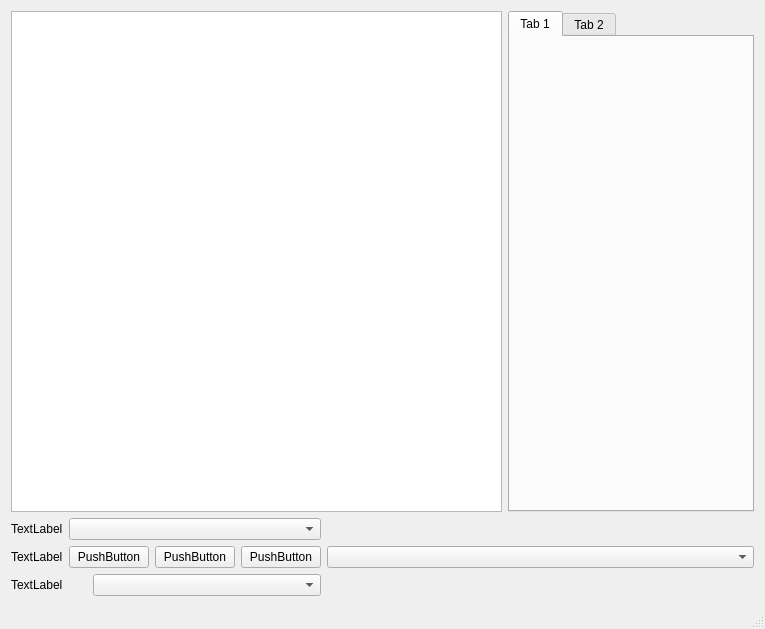
<?xml version="1.0" encoding="UTF-8"?>
<ui version="4.0">
 <class>MainWindow</class>
 <widget class="QMainWindow" name="MainWindow">
  <property name="geometry">
   <rect>
    <x>0</x>
    <y>0</y>
    <width>765</width>
    <height>629</height>
   </rect>
  </property>
  <property name="windowTitle">
   <string>MainWindow</string>
  </property>
  <widget class="QWidget" name="centralWidget">
   <layout class="QVBoxLayout" name="verticalLayout_2" stretch="6,1">
    <item>
     <layout class="QHBoxLayout" name="horizontalLayout" stretch="2,1">
      <item>
       <widget class="QTextEdit" name="textEdit">
        <property name="html">
         <string>&lt;!DOCTYPE HTML PUBLIC &quot;-//W3C//DTD HTML 4.0//EN&quot; &quot;http://www.w3.org/TR/REC-html40/strict.dtd&quot;&gt;
&lt;html&gt;&lt;head&gt;&lt;meta name=&quot;qrichtext&quot; content=&quot;1&quot; /&gt;&lt;style type=&quot;text/css&quot;&gt;
p, li { white-space: pre-wrap; }
&lt;/style&gt;&lt;/head&gt;&lt;body style=&quot; font-family:'SimSun'; font-size:9pt; font-weight:400; font-style:normal;&quot;&gt;
&lt;p style=&quot;-qt-paragraph-type:empty; margin-top:0px; margin-bottom:0px; margin-left:0px; margin-right:0px; -qt-block-indent:0; text-indent:0px;&quot;&gt;&lt;br /&gt;&lt;/p&gt;&lt;/body&gt;&lt;/html&gt;</string>
        </property>
       </widget>
      </item>
      <item>
       <widget class="QTabWidget" name="tabWidget">
        <property name="currentIndex">
         <number>0</number>
        </property>
        <widget class="QWidget" name="tab">
         <attribute name="title">
          <string>Tab 1</string>
         </attribute>
        </widget>
        <widget class="QWidget" name="tab_2">
         <attribute name="title">
          <string>Tab 2</string>
         </attribute>
        </widget>
       </widget>
      </item>
     </layout>
    </item>
    <item>
     <layout class="QHBoxLayout" name="horizontalLayout_2" stretch="1,8">
      <item>
       <layout class="QVBoxLayout" name="verticalLayout">
        <item>
         <layout class="QHBoxLayout" name="horizontalLayout_4" stretch="1,5">
          <item>
           <widget class="QLabel" name="label">
            <property name="text">
             <string>TextLabel</string>
            </property>
           </widget>
          </item>
          <item>
           <widget class="QComboBox" name="comboBox_2"/>
          </item>
         </layout>
        </item>
        <item>
         <layout class="QHBoxLayout" name="horizontalLayout_5" stretch="1,2,1,2">
          <item>
           <widget class="QLabel" name="label_2">
            <property name="text">
             <string>TextLabel</string>
            </property>
           </widget>
          </item>
          <item>
           <widget class="QPushButton" name="pushButton">
            <property name="text">
             <string>PushButton</string>
            </property>
           </widget>
          </item>
          <item>
           <widget class="QPushButton" name="pushButton_3">
            <property name="text">
             <string>PushButton</string>
            </property>
           </widget>
          </item>
          <item>
           <widget class="QPushButton" name="pushButton_2">
            <property name="text">
             <string>PushButton</string>
            </property>
           </widget>
          </item>
         </layout>
        </item>
        <item>
         <layout class="QHBoxLayout" name="horizontalLayout_6" stretch="1,3">
          <item>
           <widget class="QLabel" name="label_3">
            <property name="text">
             <string>TextLabel</string>
            </property>
           </widget>
          </item>
          <item>
           <widget class="QComboBox" name="comboBox_3"/>
          </item>
         </layout>
        </item>
       </layout>
      </item>
      <item>
       <widget class="QComboBox" name="comboBox"/>
      </item>
     </layout>
    </item>
   </layout>
  </widget>
  <widget class="QMenuBar" name="menuBar">
   <property name="enabled">
    <bool>false</bool>
   </property>
   <property name="geometry">
    <rect>
     <x>0</x>
     <y>0</y>
     <width>765</width>
     <height>23</height>
    </rect>
   </property>
  </widget>
  <widget class="QStatusBar" name="statusBar"/>
 </widget>
 <layoutdefault spacing="6" margin="11"/>
 <resources/>
 <connections/>
</ui>
